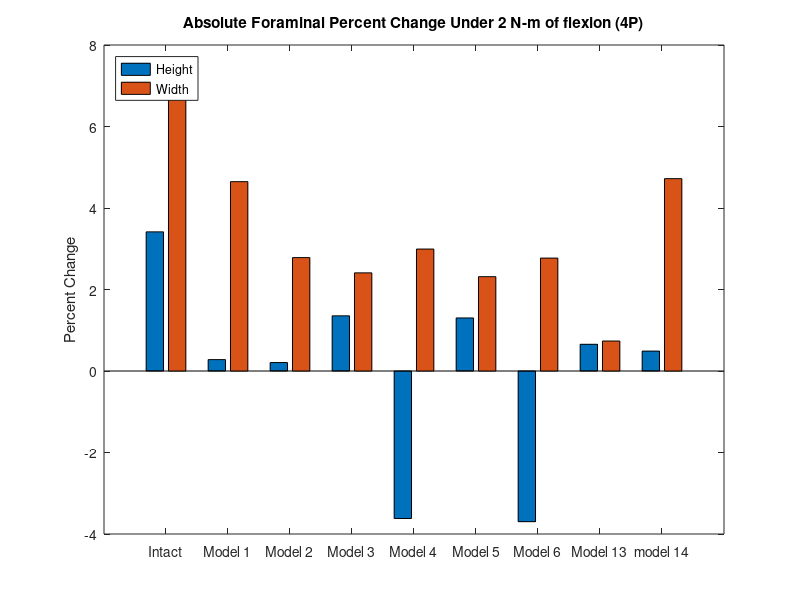
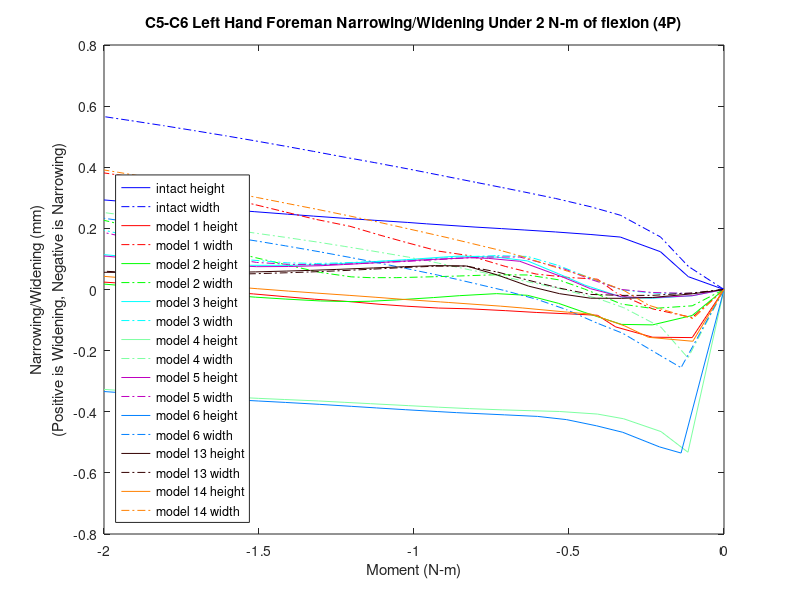

The MATLAB script that drew these images, in order:
%% foreman height and witdth narrowing/widening 
% for all models for the c5-c6 right hand side foreman under lateral bending (5n)
% 36484, 57675, 52254, 57879
k=21;

mag15y=[0 0 0 0 0 0 0 0 0 0 0 0 0 0 0 0 0 0 0 0 0];
mag15x=[0 0 0 0 0 0 0 0 0 0 0 0 0 0 0 0 0 0 0 0 0];
width15=[0 0 0 0 0 0 0 0 0 0 0 0 0 0 0 0 0 0 0 0 0];
height15=[0 0 0 0 0 0 0 0 0 0 0 0 0 0 0 0 0 0 0 0 0];

mag14y=[0 0 0 0 0 0 0 0 0 0 0 0 0 0 0 0 0 0 0 0 0];
mag14x=[0 0 0 0 0 0 0 0 0 0 0 0 0 0 0 0 0 0 0 0 0];
width14=[0 0 0 0 0 0 0 0 0 0 0 0 0 0 0 0 0 0 0 0 0];
height14=[0 0 0 0 0 0 0 0 0 0 0 0 0 0 0 0 0 0 0 0 0];

mag13y=[0 0 0 0 0 0 0 0 0 0 0 0 0 0 0 0 0 0 0 0 0];
mag13x=[0 0 0 0 0 0 0 0 0 0 0 0 0 0 0 0 0 0 0 0 0];
width13=[0 0 0 0 0 0 0 0 0 0 0 0 0 0 0 0 0 0 0 0 0];
height13=[0 0 0 0 0 0 0 0 0 0 0 0 0 0 0 0 0 0 0 0 0];

mag6y=[0 0 0 0 0 0 0 0 0 0 0 0 0 0 0 0 0 0 0 0 0];
mag6x=[0 0 0 0 0 0 0 0 0 0 0 0 0 0 0 0 0 0 0 0 0];
width6=[0 0 0 0 0 0 0 0 0 0 0 0 0 0 0 0 0 0 0 0 0];
height6=[0 0 0 0 0 0 0 0 0 0 0 0 0 0 0 0 0 0 0 0 0];

mag5y=[0 0 0 0 0 0 0 0 0 0 0 0 0 0 0 0 0 0 0 0 0];
mag5x=[0 0 0 0 0 0 0 0 0 0 0 0 0 0 0 0 0 0 0 0 0];
width5=[0 0 0 0 0 0 0 0 0 0 0 0 0 0 0 0 0 0 0 0 0];
height5=[0 0 0 0 0 0 0 0 0 0 0 0 0 0 0 0 0 0 0 0 0];

mag4y=[0 0 0 0 0 0 0 0 0 0 0 0 0 0 0 0 0 0 0 0 0];
mag4x=[0 0 0 0 0 0 0 0 0 0 0 0 0 0 0 0 0 0 0 0 0];
width4=[0 0 0 0 0 0 0 0 0 0 0 0 0 0 0 0 0 0 0 0 0];
height4=[0 0 0 0 0 0 0 0 0 0 0 0 0 0 0 0 0 0 0 0 0];

mag3y=[0 0 0 0 0 0 0 0 0 0 0 0 0 0 0 0 0 0 0 0 0];
mag3x=[0 0 0 0 0 0 0 0 0 0 0 0 0 0 0 0 0 0 0 0 0];
width3=[0 0 0 0 0 0 0 0 0 0 0 0 0 0 0 0 0 0 0 0 0];
height3=[0 0 0 0 0 0 0 0 0 0 0 0 0 0 0 0 0 0 0 0 0];


mag2y=[0 0 0 0 0 0 0 0 0 0 0 0 0 0 0 0 0 0 0 0 0];
mag2x=[0 0 0 0 0 0 0 0 0 0 0 0 0 0 0 0 0 0 0 0 0];
width2=[0 0 0 0 0 0 0 0 0 0 0 0 0 0 0 0 0 0 0 0 0];
height2=[0 0 0 0 0 0 0 0 0 0 0 0 0 0 0 0 0 0 0 0 0];

mag1y=[0 0 0 0 0 0 0 0 0 0 0 0 0 0 0 0 0 0 0 0 0];
mag1x=[0 0 0 0 0 0 0 0 0 0 0 0 0 0 0 0 0 0 0 0 0];
width1=[0 0 0 0 0 0 0 0 0 0 0 0 0 0 0 0 0 0 0 0 0];
height1=[0 0 0 0 0 0 0 0 0 0 0 0 0 0 0 0 0 0 0 0 0];
% 36484, 57675, 52254, 57879
%% model15_intact_TLC_4P
t15=[2 2.0575 2.1025 2.16719 2.21465 2.2716 2.32233 2.35879 2.40155 2.47973 2.51017 2.56326 2.61022 2.66193 2.70424 2.75779 2.80445 2.8546 2.90442 2.95797 3];

% 36484U
aa1=12.8546+[0.0324966 0.089188 0.112655 0.115954 0.117941 0.129665 0.141548 0.149851 0.157951 0.170223 0.174782 0.181827 0.187437 0.192881 0.197214 0.203519 0.209732 0.216256 0.222455 0.228896 0.233778 ];
aa2=446.229+[0.338887 -0.0120241 -0.377334 -0.807532 -1.0415 -1.28103 -1.48053 -1.62004 -1.78171 -2.066 -2.17361 -2.3578 -2.51607 -2.6873 -2.82443 -2.99259 -3.13526 -3.28452 -3.42965 -3.58173 -3.69858];
aa3=-722.153+[-0.763508 -0.794974 -0.77146 -0.783153 -0.814557 -0.861464 -0.905121 -0.937063 -0.974822 -1.04143 -1.06675 -1.11164 -1.15075 -1.19334 -1.22772 -1.27173 -1.31027 -1.35105 -1.39102 -1.43303 -1.46529];

% 57675L
ab1=12.0806+[-0.00112079 0.0264818 0.039982 0.0426747 0.0433354 0.0492763 0.0552798 0.0595963 0.0634133 0.068281 0.0700594 0.0726148 0.0744566 0.0761955 0.0774984 0.0795289 0.0817227 0.0840366 0.0862629 0.0884475 0.0900618];
ab2=448.924+[0.0870851 -0.0575896 -0.204133 -0.415602 -0.538925 -0.664791 -0.770319 -0.843878 -0.928836 -1.07612 -1.13169 -1.22731 -1.3097 -1.39842 -1.46947 -1.55658 -1.63074 -1.70865 -1.78457 -1.86461 -1.92636];
ab3=-730.705+[-0.397262 -0.405632 -0.393913 -0.377032 -0.37448 -0.384147 -0.395108 -0.40323 -0.412409 -0.427683 -0.433425 -0.443186 -0.451611 -0.460639 -0.467884 -0.47815 -0.487712 -0.497881 -0.507644 -0.517763 -0.525378];

% 52254
ac1=9.04138+[0.0260297 0.0790502 0.101657 0.103892 0.104841 0.11503 0.125573 0.132976 0.140087 0.150832 0.154845 0.160889 0.165631 0.170126 0.173702 0.17904 0.184409 0.190067 0.19544 0.201042 0.205294  ];
ac2=445.569+[0.259595 -0.0657392 -0.395124 -0.784985 -0.998697 -1.21761 -1.39988 -1.52716 -1.67444 -1.9333 -2.03122 -2.19865 -2.34232 -2.49758 -2.6218 -2.77414 -2.90342 -3.03863 -3.17 -3.30759 -3.41328 ];
ac3=-723.432+[-0.700377 -0.735277 -0.728774 -0.758052 -0.796397 -0.848564 -0.896184 -0.930947 -0.972094 -1.04493 -1.07259 -1.12116 -1.1633 -1.20902 -1.24581 -1.29248 -1.33305 -1.37586 -1.41774 -1.4617 -1.4954];

% 57879R
ad1=13.7318+[0.0144528 0.0473036 0.0630989 0.0670712 0.0688056 0.0773909 0.0857669 0.091719 0.0972349 0.104315 0.106827 0.110614 0.113514 0.116333 0.118488 0.121668 0.124893 0.128265 0.131494 0.134704 0.137087];
ad2=451.604+[0.106016 -0.073873 -0.253734 -0.512428 -0.663047 -0.817691 -0.948056 -1.03909 -1.14446 -1.32804 -1.39745 -1.517 -1.62017 -1.73138 -1.82051 -1.92999 -2.02335 -2.12153 -2.21727 -2.31823 -2.39614 ];
ad3=-726.85+[-0.418045 -0.403856 -0.370022 -0.321876 -0.301847 -0.294024 -0.290174 -0.287991 -0.285179 -0.279139 -0.276832 -0.272813 -0.269412 -0.265786 -0.262967 -0.260971 -0.260155 -0.259477 -0.258757 -0.257924 -0.257163];

ya1=aa1-ab1;
ya2=aa2-ab2;
ya3=aa3-ab3;
xa1=ad1-ac1;
xa2=ad2-ac2;
xa3=ad3-ac3;
x15=[xa1',xa2',xa3'];
y15=[ya1',ya2',ya3'];

for n=1:k
    mag15x(n)=sqrt(x15(n,1)^2+x15(n,2)^2+x15(n,3)^2);
end
for n=1:k
    mag15y(n)=sqrt(y15(n,1)^2+y15(n,2)^2+y15(n,3)^2);
end
for n=1:k
    width15(n)=mag15x(1,1)-mag15x(1,n);
end
for n=1:k
    height15(n)=mag15y(1,1)-mag15y(1,n);
end

%% model1_slideslide_tether/S2_4P
t1=[2 2.05126 2.11533 2.17471 2.20404 2.25121 2.30289 2.35286 2.41117 2.46025 2.51267 2.5564 2.60334 2.66048 2.70822 2.759 2.80923 2.85061 2.90524 2.95003 3];
% 36484U
ae1=12.8546+[-0.248485 -0.235109 -0.203673 -0.172804 -0.130488 -0.0904203 -0.0401161 -0.0151207 0.0154234 0.0278219 0.049856 0.0673215 0.0878792 0.104096 0.118219 0.131315 0.142642 0.152968 0.162617 0.170842 0.177009 ];
ae2=446.229+[0.553957 0.473428 0.510393 0.435425 0.259196 0.0422656 -0.291867 -0.522075 -0.837051 -0.972963 -1.235 -1.45309 -1.70802 -1.92835 -2.14122 -2.36114 -2.57922 -2.79324 -3.00135 -3.17692 -3.30892];
ae3=-722.153+[-0.59143 -0.893494 -0.948401 -0.96407 -0.973321 -0.987573 -1.0089 -1.03999 -1.10011 -1.12793 -1.18421 -1.23333 -1.29118 -1.34169 -1.39128 -1.44402 -1.49895 -1.55448 -1.60937 -1.65615 -1.6915];

% 57675L
af1=12.0806+[-0.143282 -0.147127 -0.130558 -0.116856 -0.0978617 -0.0724447 -0.0472288 -0.0366353 -0.0234008 -0.0180425 -0.00772403 0.000911688 0.0115486 0.01988 0.0269295 0.0334321 0.0387111 0.043358 0.0476931 0.0513865 0.0540845];
af2=448.924+[0.286621 0.207193 0.281579 0.30035 0.243043 0.111307 -0.0799308 -0.195491 -0.356808 -0.427361 -0.565584 -0.68102 -0.817838 -0.937596 -1.05271 -1.1712 -1.28971 -1.40646 -1.52021 -1.61638 -1.68848];
af3=-730.705+[-0.310309 -0.44596 -0.489624 -0.510088 -0.518943 -0.508195 -0.481562 -0.475142 -0.480161 -0.483468 -0.493305 -0.503773 -0.516526 -0.527809 -0.538711 -0.550067 -0.561938 -0.574399 -0.58682 -0.5974 -0.605385];

% 52254
ag1=9.04138+[-0.240683 -0.231693 -0.202392 -0.173597 -0.134282 -0.0959966 -0.047398 -0.0236138 0.00475801 0.0161876 0.0363108 0.0520892 0.0707396 0.0854299 0.0981009 0.109746 0.119648 0.128603 0.136951 0.144124 0.149532];
ag2=445.569+[0.512853 0.432577 0.468726 0.403917 0.248033 0.0464839 -0.266427 -0.480991 -0.772682 -0.897958 -1.13877 -1.33839 -1.57136 -1.77261 -1.96675 -2.16698 -2.36541 -2.55997 -2.74899 -2.90847 -3.02837];
ag3=-723.432+[-0.59352 -0.882834 -0.931157 -0.945746 -0.956502 -0.973554 -1.00073 -1.03602 -1.10089 -1.13082 -1.19111 -1.24335 -1.30483 -1.35857 -1.41117 -1.46701 -1.52479 -1.58296 -1.64031 -1.68906 -1.72588 ];

% 57879R
ah1=13.7318+[-0.152367 -0.151088 -0.132826 -0.117699 -0.0953012 -0.0643003 -0.0363354 -0.0247384 -0.00875123 -0.00213235 0.0112795 0.0228791 0.0371189 0.0484711 0.0583049 0.0674712 0.075207 0.0822465 0.0887988 0.0942419 0.0981255];
ah2=451.604+[0.34878 0.238392 0.321563 0.338694 0.262891 0.098433 -0.14263 -0.286803 -0.485842 -0.572877 -0.742881 -0.88458 -1.05251 -1.19965 -1.34134 -1.48736 -1.63366 -1.77815 -1.91915 -2.03857 -2.1283];
ah3=-726.85+[-0.350835 -0.467067 -0.517511 -0.537145 -0.534106 -0.502893 -0.443445 -0.418358 -0.399834 -0.393037 -0.383929 -0.37917 -0.374226 -0.370143 -0.36631 -0.362546 -0.359323 -0.356934 -0.354946 -0.353366 -0.352188 ];

xb1=ah1-ag1;
xb2=ah2-ag2;
xb3=ah3-ag3;
yb1=ae1-af1;
yb2=ae2-af2;
yb3=ae3-af3;
y1=[yb1',yb2',yb3'];
x1=[xb1',xb2',xb3'];

for n=1:k
    mag1x(n)=sqrt(x1(n,1)^2+x1(n,2)^2+x1(n,3)^2);
end
for n=1:k
    mag1y(n)=sqrt(y1(n,1)^2+y1(n,2)^2+y1(n,3)^2);
end
for n=1:k
    height1(n)=mag1y(1,1)-mag1y(1,n);
end
for n=1:k
    width1(n)=mag1x(1,1)-mag1x(1,n);
end
%% model2_SlideSlide_NoTether/S2_4P
t2=[2 2.05126 2.11533 2.16533 2.2247 2.26689 2.31689 2.36689 2.42627 2.46846 2.52783 2.57002 2.60127 2.65098 2.70667 2.75577 2.81523 2.85038 2.90628 2.96349 3];
% 36484U

ai1=12.8546+[-0.212822 -0.216719 -0.218409 -0.219877 -0.213566 -0.209101 -0.193613 -0.173115 -0.148983 -0.130048 -0.10342 -0.0859302 -0.073277 -0.0527628 -0.0290834 -0.00795384 0.0172957 0.031671 0.0531644 0.0728607 0.0842609];
ai2=446.229+[0.637088 0.639188 0.717275 0.798981 0.855595 0.865459 0.83924 0.757938 0.628322 0.513182 0.334732 0.189421 0.0749245 -0.12101 -0.345116 -0.547358 -0.79727 -0.946745 -1.18653 -1.4337 -1.59222];
ai3=-722.153+[-0.738696 -0.881884 -0.94548 -0.969144 -0.97125 -0.966176 -0.961512 -0.968932 -0.982317 -0.990428 -0.999783 -1.00608 -1.01346 -1.03611 -1.07459 -1.11246 -1.15996 -1.18845 -1.23494 -1.28493 -1.31764];
% 57675L

aj1=12.0806+[-0.131475 -0.137053 -0.137278 -0.136432 -0.132822 -0.133187 -0.126516 -0.11605 -0.104146 -0.0948443 -0.084161 -0.0777525 -0.0720535 -0.0612457 -0.0495604 -0.0392123 -0.0268933 -0.0199669 -0.00963179 -0.000282642 0.00503192];
aj2=448.924+[0.306468 0.288471 0.352352 0.435072 0.53669 0.586057 0.595207 0.554161 0.484584 0.423172 0.32879 0.250334 0.185668 0.0771796 -0.0369874 -0.139831 -0.267133 -0.343936 -0.468761 -0.599327 -0.683852];
aj3=-730.705+[-0.388177 -0.448231 -0.483992 -0.509206 -0.538759 -0.552864 -0.564393 -0.564507 -0.551231 -0.534817 -0.507134 -0.4851 -0.473243 -0.466058 -0.469213 -0.474448 -0.481884 -0.486444 -0.494196 -0.501875 -0.50687];

% 52254
ak1=9.04138+[-0.207441 -0.212993 -0.215447 -0.21709 -0.211264 -0.207975 -0.193066 -0.173108 -0.149918 -0.131704 -0.106028 -0.0890975 -0.0770125 -0.0578445 -0.0360103 -0.01655 0.0067015 0.0199193 0.0396066 0.057445 0.0676864 ];
ak2=445.569+[0.585449 0.586671 0.661986 0.743506 0.807345 0.827293 0.810772 0.737348 0.618088 0.511426 0.345496 0.209846 0.102982 -0.0790239 -0.285277 -0.470808 -0.699682 -0.83648 -1.05585 -1.28181 -1.42675 ];
ak3=-723.432+[-0.727836 -0.865657 -0.925609 -0.948821 -0.953117 -0.949763 -0.94856 -0.958736 -0.974883 -0.985344 -0.998428 -1.00805 -1.01762 -1.0432 -1.08488 -1.12568 -1.17681 -1.20746 -1.25732 -1.31049 -1.34515];

% 57879R
al1=13.7318+[-0.136915 -0.141503 -0.142299 -0.14269 -0.140103 -0.141714 -0.134125 -0.121754 -0.10879 -0.0991163 -0.088657 -0.0828978 -0.0765461 -0.063237 -0.0486124 -0.0355298 -0.0198531 -0.0109486 0.00254942 0.0150323 0.022222];
al2=451.604+[0.366813 0.337772 0.409421 0.504713 0.620976 0.676269 0.681932 0.626223 0.533046 0.45064 0.32396 0.220515 0.137567 0.00232928 -0.139592 -0.267492 -0.425486 -0.520643 -0.674992 -0.836117 -0.940267];
al3=-726.85+[-0.429303 -0.48207 -0.523102 -0.5567 -0.596126 -0.613808 -0.623137 -0.613358 -0.583559 -0.552414 -0.502053 -0.462543 -0.438505 -0.41437 -0.400376 -0.3904 -0.379512 -0.373257 -0.363849 -0.35402 -0.34788];

xc1=al1-ak1;
xc2=al2-ak2;
xc3=al3-ak3;
yd1=ai1-aj1;
yd2=ai2-aj2;
yd3=ai3-aj3;
y2=[yd1',yd2',yd3'];
x2=[xc1',xc2',xc3'];

for n=1:k
    mag2x(n)=sqrt(x2(n,1)^2+x2(n,2)^2+x2(n,3)^2);
end
for n=1:k
    mag2y(n)=sqrt(y2(n,1)^2+y2(n,2)^2+y2(n,3)^2);
end
for n=1:k
    height2(n)=mag2y(1,1)-mag2y(1,n);
end
for n=1:k
    width2(n)=mag2x(1,1)-mag2x(1,n);
end

%% model3_APSlide_Tether/S2_4P
t3=[2 2.05126 2.11533 2.16533 2.2247 2.26689 2.31689 2.36689 2.42627 2.45263 2.51196 2.57134 2.62143 2.65745 2.70443 2.7639 2.80111 2.85094 2.90531 2.96081 3 ];
% 36484U
am1=12.8546+[-0.114643 -0.113265 -0.11531 -0.12076 -0.121795 -0.119519 -0.112706 -0.100657 -0.0848895 -0.0781276 -0.0622701 -0.0466204 -0.0343254 -0.0264289 -0.0163195 -0.00165891 0.0085379 0.0226966 0.0384778 0.0544231 0.0653971];
am2=446.229+[0.486983 0.506319 0.597106 0.695683 0.791793 0.839851 0.879163 0.867644 0.82017 0.787877 0.694293 0.582585 0.472949 0.385981 0.256772 0.068704 -0.0556304 -0.225781 -0.417563 -0.620207 -0.766851];
am3=-722.153+[-0.990663 -1.023 -1.05233 -1.0672 -1.06568 -1.05549 -1.03971 -1.03873 -1.04139 -1.04465 -1.05115 -1.05582 -1.05756 -1.05804 -1.06336 -1.07932 -1.095 -1.11987 -1.14948 -1.18181 -1.20566 ];
% 57675L
an1=12.0806+[-0.0932143 -0.0926849 -0.0919002 -0.0926707 -0.0912131 -0.0912771 -0.0892533 -0.0827684 -0.0739225 -0.070034 -0.0627152 -0.0575675 -0.0539997 -0.0519433 -0.0476012 -0.0390084 -0.0335663 -0.0262506 -0.0181945 -0.0100945 -0.0045412];
an2=448.924+[0.170811 0.180197 0.257531 0.346287 0.469171 0.546237 0.613787 0.621117 0.601596 0.585604 0.54155 0.488633 0.434481 0.390494 0.319809 0.213766 0.149347 0.063328 -0.0326415 -0.134733 -0.209519];
an3=-730.705+[-0.480957 -0.494701 -0.519644 -0.542012 -0.573999 -0.593593 -0.613097 -0.61885 -0.616197 -0.610683 -0.592128 -0.569318 -0.546047 -0.527746 -0.510393 -0.497219 -0.494935 -0.494525 -0.495504 -0.497351 -0.498836];
% 52254
ao1=9.04138+[-0.117873 -0.116922 -0.118851 -0.123965 -0.124867 -0.122963 -0.116373 -0.104336 -0.0886716 -0.0821078 -0.0667272 -0.051492 -0.039464 -0.0317819 -0.0222528 -0.00876993 0.000568703 0.0134988 0.0278873 0.0423674 0.0522854];
ao2=445.569+[0.418853 0.437407 0.527617 0.626489 0.728813 0.785208 0.83496 0.830216 0.79073 0.762308 0.678216 0.576461 0.475796 0.395809 0.27691 0.104273 -0.00948542 -0.164661 -0.339146 -0.523374 -0.65671];
ao3=-723.432+[-0.943994 -0.974641 -1.00422 -1.02056 -1.02283 -1.01603 -1.00518 -1.00809 -1.01502 -1.01984 -1.03014 -1.03899 -1.04476 -1.0483 -1.05723 -1.07751 -1.09588 -1.12437 -1.15798 -1.19433 -1.22093 ];
% 57879R
ap1=13.7318+[-0.087032 -0.0862925 -0.0866872 -0.0891532 -0.089095 -0.0905353 -0.0893905 -0.0821137 -0.072521 -0.0685955 -0.06207 -0.0583992 -0.0562951 -0.0550946 -0.0501909 -0.0393548 -0.0324989 -0.02321 -0.0129422 -0.00245213 0.00483515];
ap2=451.604+[0.194656 0.203975 0.293185 0.396502 0.53903 0.62764 0.704037 0.706992 0.675543 0.652267 0.588191 0.512429 0.436426 0.375563 0.282759 0.14863 0.0680866 -0.0397025 -0.159955 -0.287577 -0.380806];
ap3=-726.85+[-0.501452 -0.515236 -0.548001 -0.579905 -0.625139 -0.652285 -0.677736 -0.680559 -0.669503 -0.658732 -0.62548 -0.585844 -0.546647 -0.516289 -0.48398 -0.452733 -0.440268 -0.426289 -0.41234 -0.398745 -0.38922];

xe1=ap1-ao1;
xe2=ap2-ao2;
xe3=ap3-ao3;
yf1=am1-an1;
yf2=am2-an2;
yf3=am3-an3;
y3=[yf1',yf2',yf3'];
x3=[xe1',xe2',xe3'];

for n=1:k
    mag3x(n)=sqrt(x3(n,1)^2+x3(n,2)^2+x3(n,3)^2);
end
for n=1:k
    mag3y(n)=sqrt(y3(n,1)^2+y3(n,2)^2+y3(n,3)^2);
end
for n=1:k
    height3(n)=mag3y(1,1)-mag3y(1,n);
end
for n=1:k
    width3(n)=mag3x(1,1)-mag3x(1,n);
end


%% model4_APSlide_NoTether/S2_4P
t4=[2 2.05816 2.10161 2.16188 2.20417 2.26497 2.3108 2.35767 2.41039 2.46048 2.50857 2.57039 2.61266 2.65395 2.70851 2.75122 2.8056 2.85917 2.91124 2.95071 3];
% 36484U
aq1=12.8546+[-0.178754 -0.024248 0.0328508 0.0550322 0.0629347 0.0718726 0.0793489 0.0887572 0.104257 0.118963 0.131471 0.144323 0.152365 0.159965 0.169183 0.176065 0.183991 0.191421 0.199275 0.204991 0.211861];
aq2=446.229+[0.510126 -0.0504263 -0.501568 -0.931006 -1.14801 -1.42043 -1.61041 -1.79776 -1.99922 -2.18826 -2.36305 -2.57331 -2.71379 -2.84908 -3.02098 -3.15092 -3.31261 -3.46722 -3.6122 -3.71942 -3.85 ];
aq3=-722.153+[0.22262 -1.03866 -1.05412 -1.08523 -1.11538 -1.16759 -1.20947 -1.25404 -1.30859 -1.3605 -1.40841 -1.46569 -1.50471 -1.54287 -1.59292 -1.63082 -1.67785 -1.7228 -1.76547 -1.7967 -1.83428];
% 57675L
ar1=12.0806+[-0.104516 -0.0445043 -0.0148165 -0.000741262 0.00399655 0.00863343 0.0121832 0.0165159 0.0237582 0.0308559 0.0366673 0.0421461 0.0455325 0.0487941 0.052431 0.0551739 0.0584146 0.0614058 0.0647102 0.0671022 0.0699009];
ar2=448.924+[0.260541 -0.0476323 -0.242767 -0.461572 -0.571605 -0.711614 -0.810438 -0.908204 -1.01167 -1.10815 -1.19827 -1.30916 -1.3837 -1.45572 -1.54761 -1.61748 -1.70455 -1.7881 -1.8664 -1.92445 -1.99524 ];
ar3=-730.705+[0.111524 -0.504154 -0.498375 -0.49305 -0.496236 -0.501215 -0.505563 -0.512153 -0.524532 -0.53631 -0.547192 -0.560275 -0.569333 -0.57824 -0.589388 -0.597782 -0.608066 -0.61796 -0.627784 -0.634897 -0.64334 ];
% 52254
as1=9.04138+[-0.169122 -0.0327233 0.0211222 0.0419573 0.0490636 0.0565769 0.0629093 0.0711012 0.0850273 0.0982434 0.109545 0.121188 0.128454 0.135329 0.143562 0.149721 0.156752 0.163344 0.170392 0.175523 0.181688];
as2=445.569+[0.437338 -0.0837501 -0.499692 -0.890825 -1.08739 -1.3338 -1.50575 -1.67552 -1.85836 -2.02987 -2.18852 -2.37943 -2.50687 -2.62955 -2.78516 -2.90273 -3.04891 -3.18869 -3.31975 -3.41665 -3.53463];
as3=-723.432+[0.234288 -0.996068 -1.02031 -1.06686 -1.10459 -1.16462 -1.21111 -1.25966 -1.31731 -1.37186 -1.4225 -1.48352 -1.52501 -1.56551 -1.61822 -1.6581 -1.70746 -1.75452 -1.79898 -1.83149 -1.87056];
% 57879R
at1=13.7318+[-0.119743 -0.0271726 0.00815611 0.0262552 0.0328257 0.0392695 0.0439931 0.0497407 0.059149 0.0682019 0.075683 0.0828686 0.0873344 0.0915743 0.0964715 0.100121 0.104453 0.108473 0.112804 0.115939 0.119631];
at2=451.604+[0.349584 -0.0761963 -0.315786 -0.583148 -0.718034 -0.890493 -1.01261 -1.13376 -1.26246 -1.38258 -1.49507 -1.63391 -1.72733 -1.8177 -1.93328 -2.02123 -2.13085 -2.23607 -2.33481 -2.40804 -2.49733];
at3=-726.85+[0.0551226 -0.492663 -0.458913 -0.423083 -0.410897 -0.395912 -0.386104 -0.378772 -0.376596 -0.374903 -0.373144 -0.37054 -0.369116 -0.367919 -0.366188 -0.364844 -0.363119 -0.361612 -0.360833 -0.360153 -0.359183];

xg1=at1-as1;
xg2=at2-as2;
xg3=at3-as3;
yh1=aq1-ar1;
yh2=aq2-ar2;
yh3=aq3-ar3;
y4=[yh1',yh2',yh3'];
x4=[xg1',xg2',xg3'];

for n=1:k
    mag4x(n)=sqrt(x4(n,1)^2+x4(n,2)^2+x4(n,3)^2);
end
for n=1:k
    mag4y(n)=sqrt(y4(n,1)^2+y4(n,2)^2+y4(n,3)^2);
end
for n=1:k
    height4(n)=mag4y(1,1)-mag4y(1,n);
end
for n=1:k
    width4(n)=mag4x(1,1)-mag4x(1,n);
end

%% model5_LatSlide_Tether/S2_4P
t5=[2 2.05126 2.11533 2.16533 2.21533 2.25908 2.32939 2.37939 2.41064 2.48096 2.51221 2.58252 2.61377 2.65013 2.70227 2.75401 2.82172 2.85179 2.91104 2.95017 3];
% 36484U
au1=12.8546+[-0.115446 -0.114034 -0.115763 -0.120937 -0.122662 -0.12096 -0.112498 -0.0992441 -0.0906691 -0.0710606 -0.0625408 -0.0448924 -0.0373244 -0.0290236 -0.0179456 -0.00581935 0.0120751 0.0203459 0.0368993 0.0477719 0.0612559];
au2=446.229+[0.460018 0.4785 0.563116 0.658461 0.74275 0.806828 0.866135 0.850378 0.830065 0.741108 0.692861 0.560152 0.49371 0.410004 0.272247 0.113697 -0.109471 -0.211137 -0.417332 -0.5579 -0.74157];
au3=-722.153+[-0.986242 -1.01827 -1.04677 -1.06227 -1.06509 -1.05638 -1.03885 -1.03945 -1.04045 -1.04825 -1.051 -1.05542 -1.05635 -1.05679 -1.06108 -1.07327 -1.10087 -1.11557 -1.14684 -1.1689 -1.19834];
% 57675L
av1=12.0806+[-0.0936055 -0.0931349 -0.0923138 -0.0930643 -0.0919617 -0.0910707 -0.0891421 -0.0820921 -0.0775515 -0.0665522 -0.0627789 -0.0572238 -0.0550227 -0.0527543 -0.0483229 -0.0411743 -0.0314424 -0.0271557 -0.0186578 -0.0131119 -0.00625541];
av2=448.924+[0.155331 0.16417 0.2391 0.325169 0.42594 0.513911 0.609128 0.611559 0.604713 0.561878 0.539695 0.476947 0.444412 0.402701 0.328732 0.23864 0.122602 0.0713515 -0.0317458 -0.102365 -0.195681 ];
av3=-730.705+[-0.477855 -0.491415 -0.516064 -0.537877 -0.564042 -0.58708 -0.613163 -0.617561 -0.616612 -0.60239 -0.592294 -0.564393 -0.55011 -0.532082 -0.51127 -0.498547 -0.493632 -0.493322 -0.493996 -0.49503 -0.49666];
% 52254
aw1=9.04138+[-0.118656 -0.117671 -0.119291 -0.124164 -0.12574 -0.124108 -0.116176 -0.102942 -0.0943843 -0.0752439 -0.0669498 -0.0496864 -0.0422864 -0.0342122 -0.0237002 -0.012542 0.00382639 0.0113691 0.0264417 0.0363064 0.0484821];
aw2=445.569+[0.393838 0.41164 0.496248 0.591889 0.679949 0.750808 0.823949 0.814597 0.798254 0.719761 0.6765 0.555655 0.494799 0.418072 0.291595 0.146215 -0.0576862 -0.150275 -0.337711 -0.465396 -0.632268];
aw3=-723.432+[-0.940988 -0.971395 -1.00045 -1.0173 -1.02268 -1.01737 -1.00567 -1.00989 -1.01312 -1.02533 -1.03014 -1.03985 -1.04327 -1.04673 -1.05519 -1.07119 -1.10378 -1.12069 -1.15637 -1.18131 -1.21431];
% 57879R
ax1=13.7318+[-0.0872539 -0.0865683 -0.0868837 -0.0893258 -0.0895164 -0.089797 -0.0891898 -0.0813409 -0.0765479 -0.0654341 -0.0621261 -0.0585436 -0.0572855 -0.0558728 -0.0512116 -0.0421902 -0.0299016 -0.0244462 -0.0135909 -0.006404 0.00260732 ];
ax2=451.604+[0.176217 0.184904 0.271215 0.371315 0.488303 0.589868 0.697363 0.694221 0.681698 0.619004 0.586306 0.496373 0.450557 0.392285 0.294089 0.179607 0.0342488 -0.0300249 -0.159293 -0.247667 -0.364125];
ax3=-726.85+[-0.496335 -0.509877 -0.541999 -0.572957 -0.609978 -0.642097 -0.676354 -0.676957 -0.671964 -0.643444 -0.625628 -0.577635 -0.553652 -0.523757 -0.486375 -0.457885 -0.434454 -0.426035 -0.410602 -0.400865 -0.38863 ];

xi1=ax1-aw1;
xi2=ax2-aw2;
xi3=ax3-aw3;
yj1=au1-av1;
yj2=au2-av2;
yj3=au3-av3;
y5=[yj1',yj2',yj3'];
x5=[xi1',xi2',xi3'];

for n=1:k
    mag5x(n)=sqrt(x5(n,1)^2+x5(n,2)^2+x5(n,3)^2);
end
for n=1:k
    mag5y(n)=sqrt(y5(n,1)^2+y5(n,2)^2+y5(n,3)^2);
end
for n=1:k
    height5(n)=mag5y(1,1)-mag5y(1,n);
end
for n=1:k
    width5(n)=mag5x(1,1)-mag5x(1,n);
end


%% model6_LatSlide_NoTether/S2_4P
t6=[2 2.06926 2.1039 2.16327 2.20546 2.25429 2.30079 2.35429 2.4315 2.46157 2.514 2.56038 2.60079 2.65194 2.70721 2.75135 2.80366 2.85454 2.91895 2.95814 3];
% 36484U
ay1=12.8546+[-0.178763 -0.165563 -0.118836 -0.0381173 0.00411719 0.0402399 0.0600725 0.0743776 0.0902926 0.097873 0.112503 0.124438 0.133435 0.143651 0.153764 0.161153 0.169539 0.17701 0.186456 0.192367 0.198408];
ay2=446.229+[0.510208 0.256905 0.157607 -0.227961 -0.552399 -0.887319 -1.16139 -1.43543 -1.78364 -1.90903 -2.11663 -2.29206 -2.43964 -2.62076 -2.81142 -2.95876 -3.1271 -3.28487 -3.47765 -3.5912 -3.70864];
ay3=-722.153+[0.222083 -0.957189 -0.986991 -1.0139 -1.04082 -1.08782 -1.13753 -1.19377 -1.27055 -1.30114 -1.35384 -1.39922 -1.43757 -1.48555 -1.5379 -1.57943 -1.62711 -1.67169 -1.72665 -1.75919 -1.79261];
% 57675L
az1=12.0806+[-0.104516 -0.115514 -0.0917596 -0.0486248 -0.0258982 -0.00706569 0.00297756 0.00984519 0.0173148 0.0208713 0.0279599 0.033462 0.0373258 0.0416446 0.0458598 0.0487644 0.0520955 0.0550774 0.058985 0.0614785 0.0640354];
az2=448.924+[0.260588 0.112998 0.10057 -0.0707848 -0.244759 -0.416238 -0.559128 -0.704024 -0.889158 -0.955458 -1.0647 -1.15677 -1.2345 -1.33025 -1.43185 -1.51053 -1.60107 -1.68639 -1.79073 -1.85226 -1.91601];
az3=-730.705+[0.111238 -0.474065 -0.494905 -0.495937 -0.488612 -0.492666 -0.499241 -0.505237 -0.516011 -0.52249 -0.534321 -0.544521 -0.552996 -0.563635 -0.575296 -0.584446 -0.594949 -0.604645 -0.616957 -0.62446 -0.63209];
% 52254
ba1=9.04138+[-0.169135 -0.16679 -0.122736 -0.0468654 -0.00668008 0.0275323 0.0457593 0.0583645 0.0721413 0.078886 0.0921482 0.102996 0.111139 0.120355 0.129418 0.135957 0.143404 0.150014 0.158396 0.163677 0.16907];
ba2=445.569+[0.437428 0.220394 0.12769 -0.227235 -0.527122 -0.836343 -1.08761 -1.33774 -1.65455 -1.7686 -1.95759 -2.11724 -2.25146 -2.416 -2.5891 -2.72269 -2.87524 -3.01807 -3.19257 -3.29535 -3.40155];
ba3=-723.432+[0.233757 -0.935209 -0.960579 -0.988696 -1.02204 -1.07611 -1.13184 -1.19386 -1.27783 -1.31065 -1.3668 -1.41511 -1.45599 -1.5071 -1.56254 -1.60625 -1.65634 -1.70313 -1.76053 -1.79439 -1.82914];
% 57879R
bb1=13.7318+[-0.119735 -0.111974 -0.0845302 -0.0331026 -0.00574848 0.0172331 0.0301103 0.0392461 0.0497595 0.0546614 0.0639032 0.0710759 0.0761976 0.0819628 0.0875958 0.0916071 0.0961806 0.100288 0.105608 0.108963 0.112389];
bb2=451.604+[0.349626 0.120879 0.101453 -0.112273 -0.326451 -0.536634 -0.711436 -0.889179 -1.11723 -1.19928 -1.33498 -1.44972 -1.54672 -1.66634 -1.79345 -1.89205 -2.00562 -2.11272 -2.24379 -2.32114 -2.40133];
bb3=-726.85+[0.0548365 -0.481885 -0.499271 -0.47434 -0.441821 -0.422092 -0.40922 -0.395301 -0.380628 -0.378023 -0.374768 -0.372144 -0.369792 -0.367132 -0.364745 -0.363068 -0.361197 -0.359321 -0.357651 -0.356995 -0.356212];

xk1=bb1-ba1;
xk2=bb2-ba2;
xk3=bb3-ba3;
yl1=ay1-az1;
yl2=ay2-az2;
yl3=ay3-az3;
y6=[yl1',yl2',yl3'];
x6=[xk1',xk2',xk3'];

for n=1:k
    mag6x(n)=sqrt(x6(n,1)^2+x6(n,2)^2+x6(n,3)^2);
end
for n=1:k
    mag6y(n)=sqrt(y6(n,1)^2+y6(n,2)^2+y6(n,3)^2);
end
for n=1:k
    height6(n)=mag6y(1,1)-mag6y(1,n);
end
for n=1:k
    width6(n)=mag6x(1,1)-mag6x(1,n);
end


%% model13_Fixed_Tether_S2_4P
t13=[2 2.05126 2.11533 2.16533 2.21533 2.26533 2.31533 2.36533 2.41533 2.46533 2.51533 2.56533 2.62471 2.66689 2.70517 2.75527 2.80337 2.85848 2.91062 2.96632 3 ];
% 36484U
bc1=12.8546+[-0.0436872 -0.0419076 -0.0437868 -0.0493387 -0.0565918 -0.0642392 -0.071426 -0.0707155 -0.0675236 -0.0637642 -0.058911 -0.0533074 -0.0461888 -0.0409504 -0.0360777 -0.0296021 -0.0235873 -0.0158516 -0.00733101 0.00303136 0.00985025];
bc2=446.229+[0.442928 0.453619 0.517618 0.595409 0.69012 0.768397 0.834967 0.893728 0.941223 0.95339 0.942848 0.916984 0.874855 0.834124 0.792978 0.729228 0.656817 0.561527 0.457361 0.332314 0.250432];
bc3=-722.153+[-0.686792 -0.707623 -0.733109 -0.74884 -0.763147 -0.767467 -0.763628 -0.751156 -0.740669 -0.74484 -0.751153 -0.756567 -0.761524 -0.764109 -0.765374 -0.765776 -0.765418 -0.768184 -0.772895 -0.780243 -0.786003];
% 57675L
bd1=12.0806+[-0.035167 -0.0345 -0.0356212 -0.0391305 -0.044188 -0.0508314 -0.0589668 -0.0591377 -0.0574619 -0.0554978 -0.0529427 -0.051689 -0.0513635 -0.051597 -0.0517079 -0.0517575 -0.0515226 -0.0490934 -0.0454607 -0.0400481 -0.0362711 ];
bd2=448.924+[0.144452 0.146538 0.192892 0.254727 0.332192 0.418107 0.501335 0.574227 0.632809 0.653726 0.655918 0.649818 0.6375 0.623057 0.607564 0.581266 0.548618 0.500568 0.44552 0.377975 0.333308];
bd3=-730.705+[-0.360394 -0.36885 -0.386989 -0.404596 -0.424492 -0.442213 -0.459361 -0.480729 -0.497696 -0.500549 -0.49928 -0.494156 -0.484634 -0.475611 -0.466274 -0.451703 -0.436286 -0.422952 -0.410955 -0.399724 -0.393275];
% 52254
be1=9.04138+[-0.0461736 -0.0446704 -0.0465635 -0.0517992 -0.0587803 -0.066519 -0.0742553 -0.0732546 -0.0697026 -0.0661111 -0.0615217 -0.0561301 -0.0492434 -0.0441728 -0.0394147 -0.0330507 -0.0272177 -0.019968 -0.0120535 -0.00248833 0.00376386 ];
be2=445.569+[0.367288 0.377416 0.440471 0.517407 0.6111 0.692653 0.766004 0.831255 0.884351 0.900539 0.894393 0.873204 0.836808 0.800504 0.763503 0.705597 0.639559 0.552626 0.457577 0.343485 0.268805];
be3=-723.432+[-0.638114 -0.657849 -0.682944 -0.699367 -0.714134 -0.719751 -0.717873 -0.709755 -0.703277 -0.709237 -0.717284 -0.724763 -0.732339 -0.736962 -0.740246 -0.743618 -0.746266 -0.752153 -0.759963 -0.77072 -0.778526];
% 57879R
bf1=13.7318+[-0.026167 -0.0252899 -0.0271232 -0.0320809 -0.0390105 -0.0481041 -0.0587711 -0.0593982 -0.0581963 -0.0564065 -0.0539609 -0.0535702 -0.0547309 -0.0560751 -0.0572037 -0.0586875 -0.0591378 -0.0559157 -0.0511878 -0.0443011 -0.0395293 ];
bf2=451.604+[0.179052 0.180382 0.233638 0.305827 0.396534 0.496496 0.592937 0.676516 0.742654 0.762295 0.759145 0.745116 0.721272 0.696851 0.671624 0.631022 0.582582 0.516036 0.442435 0.354502 0.297027 ];
bf3=-726.85+[-0.389374 -0.397395 -0.420109 -0.444444 -0.472994 -0.499661 -0.525149 -0.554123 -0.576465 -0.578251 -0.572971 -0.561652 -0.543085 -0.526348 -0.509553 -0.484117 -0.457164 -0.431093 -0.406587 -0.381884 -0.367083 ];

xm1=bf1-be1;
xm2=bf2-be2;
xm3=bf3-be3;
yn1=bc1-bd1;
yn2=bc2-bd2;
yn3=bc3-bd3;
y13=[yn1',yn2',yn3'];
x13=[xm1',xm2',xm3'];

for n=1:k
    mag13x(n)=sqrt(x13(n,1)^2+x13(n,2)^2+x13(n,3)^2);
end
for n=1:k
    mag13y(n)=sqrt(y13(n,1)^2+y13(n,2)^2+y13(n,3)^2);
end
for n=1:k
    height13(n)=mag13y(1,1)-mag13y(1,n);
end
for n=1:k
    width13(n)=mag13x(1,1)-mag13x(1,n);
end


%% model14_Fixed_NoTether/S2_4P
t14=[2 2.05026 2.12154 2.16006 2.21479 2.25242 2.32555 2.36019 2.44483 2.45733 2.51914 2.56141 2.60341 2.65657 2.70193 2.75284 2.80008 2.85729 2.91018 2.97712 3 ];
% 36484U
bg1=12.8546+[-0.21024 -0.153715 -0.0696804 -0.0232391 0.0268679 0.0481567 0.0819026 0.0976181 0.13112 0.135615 0.154941 0.165851 0.175052 0.185092 0.193032 0.201135 0.208247 0.217042 0.225073 0.235136 0.238473];
bg2=446.229+[0.56055 0.356893 0.265893 0.0975563 -0.234498 -0.476875 -0.896569 -1.07143 -1.45603 -1.51045 -1.77069 -1.94145 -2.10644 -2.30864 -2.47614 -2.659 -2.82293 -3.01439 -3.1854 -3.39356 -3.46246];
bg3=-722.153+[-0.274609 -0.624817 -0.690101 -0.699136 -0.703396 -0.726057 -0.795085 -0.829093 -0.913408 -0.925765 -0.986498 -1.02619 -1.06514 -1.11393 -1.15489 -1.20019 -1.24127 -1.29131 -1.33719 -1.39407 -1.41294];
% 57675L
bh1=12.0806+[-0.11284 -0.08994 -0.049231 -0.0270497 -1.86484E-005 0.00831303 0.0239332 0.0316236 0.0482437 0.0504435 0.0594203 0.0643835 0.0684089 0.0725026 0.0755825 0.078629 0.0812388 0.0845504 0.0876193 0.0915763 0.0929295];
bh2=448.924+[0.280096 0.115622 0.128399 0.0746817 -0.0918994 -0.218966 -0.439255 -0.531293 -0.734395 -0.763128 -0.899458 -0.988812 -1.07551 -1.18222 -1.27104 -1.36746 -1.45376 -1.55479 -1.64547 -1.75584 -1.79246 ];
bh3=-730.705+[-0.165096 -0.324111 -0.367514 -0.377165 -0.364832 -0.352192 -0.35946 -0.366311 -0.387085 -0.390113 -0.40482 -0.414205 -0.423001 -0.433757 -0.442888 -0.452868 -0.461974 -0.474292 -0.485844 -0.499924 -0.50453];
% 52254
bi1=9.04138+[-0.200943 -0.151664 -0.0727526 -0.0286711 0.0196663 0.039725 0.0705999 0.0849143 0.115468 0.119562 0.136989 0.146742 0.154846 0.163546 0.170405 0.177334 0.183411 0.190975 0.197901 0.20663 0.20953];
bi2=445.569+[0.502958 0.303858 0.219078 0.0660744 -0.240481 -0.4666 -0.855169 -1.01615 -1.36933 -1.41922 -1.65718 -1.81306 -1.96358 -2.14783 -2.30034 -2.46668 -2.61568 -2.78963 -2.94488 -3.13367 -3.1961];
bi3=-723.432+[-0.271863 -0.603321 -0.656528 -0.666523 -0.678792 -0.70622 -0.78229 -0.818834 -0.909065 -0.922287 -0.987243 -1.02987 -1.07157 -1.12362 -1.1672 -1.21525 -1.2587 -1.31127 -1.35922 -1.41849 -1.43812 ];
% 57879R
bk1=13.7318+[-0.124067 -0.0892511 -0.0426499 -0.0170022 0.0138253 0.0227762 0.0428803 0.0529886 0.0748396 0.0777432 0.089901 0.096749 0.102447 0.108526 0.113179 0.117828 0.121814 0.126876 0.131527 0.137353 0.139302 ];
bk2= 451.604+[0.354388 0.144161 0.151782 0.0827365 -0.125444 -0.283673 -0.553124 -0.665743 -0.915673 -0.951125 -1.11984 -1.23061 -1.3382 -1.47084 -1.58135 -1.70145 -1.80911 -1.93535 -2.04887 -2.18728 -2.23325];
bk3=-726.85+[-0.213014 -0.345005 -0.387096 -0.387261 -0.347679 -0.314175 -0.290729 -0.285208 -0.27828 -0.277376 -0.27326 -0.270298 -0.267131 -0.263196 -0.260187 -0.257031 -0.254423 -0.253149 -0.252565 -0.251942 -0.251692];

xo1=bk1-bi1;
xo2=bk2-bi2;
xo3=bk3-bi3;
yp1=bg1-bh1;
yp2=bg2-bh2;
yp3=bg3-bh3;
x14=[xo1',xo2',xo3'];
y14=[yp1',yp2',yp3'];

for n=1:k
    mag14x(n)=sqrt(x14(n,1)^2+x14(n,2)^2+x14(n,3)^2);
end
for n=1:k
    mag14y(n)=sqrt(y14(n,1)^2+y14(n,2)^2+y14(n,3)^2);
end
for n=1:k
    height14(n)=mag14y(1,1)-mag14y(1,n);
end
for n=1:k
    width14(n)=mag14x(1,1)-mag14x(1,n);
end

%% Percent change
% bar plot
figure(1)
pc15x=(mag15x(21)/mag15x(1)*100)-100;
pc15y=(mag15y(21)/mag15y(1)*100)-100;
pc15=[pc15y,pc15x];

pc1x=(mag1x(21)/mag1x(1)*100)-100;
pc1y=(mag1y(21)/mag1y(1)*100)-100;
pc1=[pc1y,pc1x];

pc2x=(mag2x(21)/mag2x(1)*100)-100;
pc2y=(mag2y(21)/mag2y(1)*100)-100;
pc2=[pc2y,pc2x];

pc3x=(mag3x(21)/mag3x(1)*100)-100;
pc3y=(mag3y(21)/mag3y(1)*100)-100;
pc3=[pc3y,pc3x];

pc4x=(mag4x(21)/mag4x(1)*100)-100;
pc4y=(mag4y(21)/mag4y(1)*100)-100;
pc4=[pc4y,pc4x];

pc5x=(mag5x(21)/mag5x(1)*100)-100;
pc5y=(mag5y(21)/mag5y(1)*100)-100;
pc5=[pc5y,pc5x];

pc6x=(mag6x(21)/mag6x(1)*100)-100;
pc6y=(mag6y(21)/mag6y(1)*100)-100;
pc6=[pc6y,pc6x];

pc13x=(mag13x(21)/mag13x(1)*100)-100;
pc13y=(mag13y(21)/mag13y(1)*100)-100;
pc13=[pc13y,pc13x];


pc14x=(mag14x(21)/mag14x(1)*100)-100;
pc14y=(mag14y(21)/mag14y(1)*100)-100;
pc14=[pc14y,pc14x];

%  These percent change were used to match my data with Dr. Leahy's
%  dissertation. Increment(16) was used due to 1.5 N-m instead of 2.
%  pc15xl=100-mag15x(16)/8.373*100;
%  pc15yl=100-mag15y(16)/9.001*100;
%  pc15l=[pc15yl,pc15xl];
%  second l is an L

PC=[pc15;pc1;pc2;pc3;pc4;pc5;pc6;pc13;pc14];
bar(PC)
xticklabels({'Intact','Model 1','Model 2', 'Model 3','Model 4','Model 5','Model 6','Model 13','model 14'})
ylabel('Percent Change')
legend('Height','Width','location','northwest')
title('Absolute Foraminal Percent Change Under 2 N-m of flexion (4P)')

%% figures
figure(2)

plot((t15-2)*(-2),-1*height15,'b')
hold on
plot((t15-2)*(-2),-1*width15,'-.b')
hold on

plot((t1-2)*(-2),-1*height1,'r')
hold on
plot((t1-2)*(-2),-1*width1,'-.r')
hold on

plot((t2-2)*(-2),-1*height2,'g')
hold on
plot((t2-2)*(-2),-1*width2,'-.g')
hold on

plot((t3-2)*(-2),-1*height3,'c')
hold on
plot((t3-2)*(-2),-1*width3,'-.c')
hold on

plot((t4-2)*(-2),-1*height4,'color',[.49 1 .63])
hold on
plot((t4-2)*(-2),-1*width4,'-.','color',[.49 1 .63])
hold on

plot((t5-2)*(-2),-1*height5,'color',[0.75, 0, 0.75])
hold on
plot((t5-2)*(-2),-1*width5,'-.','color',[0.75, 0, 0.75])
hold on

plot((t6-2)*(-2),-1*height6,'color',[0 0.5 1])
hold on
plot((t6-2)*(-2),-1*width6,'-.','color',[0 0.5 1])
hold on

plot((t13-2)*(-2),-1*height13,'color',[0.2 0 0])
hold on
plot((t13-2)*(-2),-1*width13,'-.','color',[0.2 0 0])
hold on

plot((t14-2)*(-2),-1*height14,'color',[1 .5 0])
hold on
plot((t14-2)*(-2),-1*width14,'-.','color',[1 .5 0])
hold on

xlabel('Moment (N-m)')
ylabel({'Narrowing/Widening (mm)';'(Positive is Widening, Negative is Narrowing)'})
title('C5-C6 Left Hand Foreman Narrowing/Widening Under 2 N-m of flexion (4P)')
legend('intact height','intact width','model 1 height', 'model 1 width','model 2 height','model 2 width','model 3 height', 'model 3 width','model 4 height','model 4 width','model 5 height','model 5 width','model 6 height','model 6 width','model 13 height','model 13 width','model 14 height','model 14 width','location','southwest')
